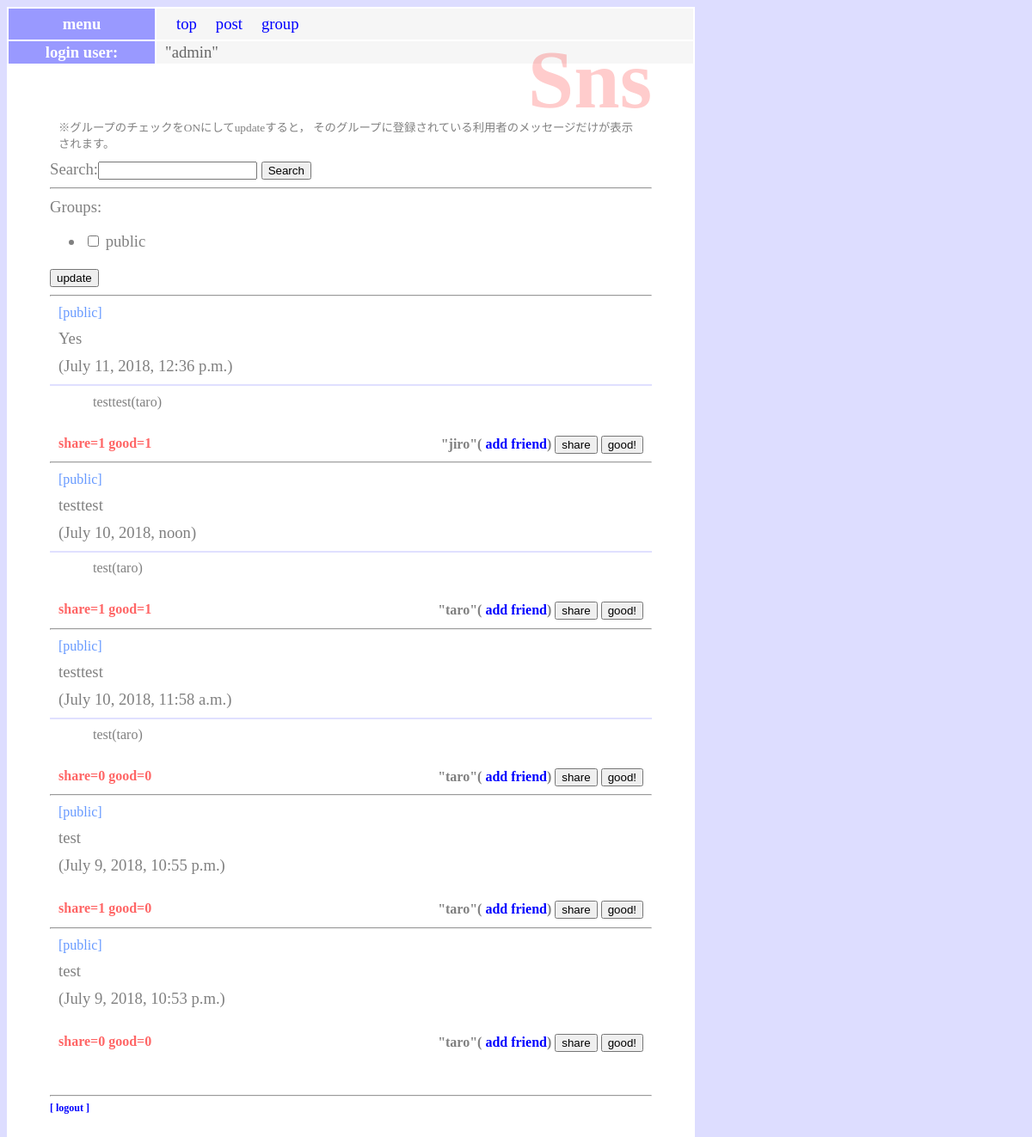
The page /sns/ (signed in) on the database its author committed.
### sns/models.py (models this page shows)
class Message(models.Model):
    owner = models.ForeignKey(User, on_delete=models.CASCADE, \
            related_name='message_owner')
    group = models.ForeignKey('Group', on_delete=models.CASCADE)
    content = models.TextField(max_length=1000)
    share_id = models.IntegerField(default=-1)
    good_count = models.IntegerField(default=0)
    share_count = models.IntegerField(default=0)
    pub_data = models.DateTimeField(auto_now_add=True)
    def __str__(self):
        return str(self.content) + '(' + str(self.owner) + ')'
    def get_share(self):
        return Message.objects.get(id=self.share_id)
    class Meta:
        ordering = ('-pub_data',)

### sns/views.py (the view)
# urls.py: path('', views.index, name='index'),
@login_required(login_url='/admin/login/')
def index(request):
    (public_user, public_group) = get_public()
    if request.method == 'POST':
        if request.POST['mode'] == '__check_form__':
            searchform = SearchForm()
            checkform = GroupCheckForm(request.user,request.POST)
            glist = []
            for item in request.POST.getlist('groups'):
                glist.append(item)
            messages = get_your_group_message(request.user, \
                    glist, None)
        if request.POST['mode'] == '__search_form__':
            searchform = SearchForm(request.POST)
            checkform = GroupCheckForm(request.user)
            gps = Group.objects.filter(owner=request.user)
            glist = [public_group]
            for item in gps:
                glist.append(item)
            messages = get_your_group_message(request.user, glist, \
                    request.POST['search'])
    else:
        searchform = SearchForm()
        checkform = GroupCheckForm(request.user)
        gps = Group.objects.filter(owner=request.user)
        glist = [public_group]
        for item in gps:
            glist.append(item)
        messages = get_your_group_message(request.user, glist, None)
    params = {
        'login_user':request.user,
        'contents':messages,
        'check_form':checkform,
        'search_form':searchform,
    }
    return render(request, 'sns/index.html', params)

### sns/forms.py
class GroupCheckForm(forms.Form):
    def __init__(self, user, *args, **kwargs):
        super(GroupCheckForm, self).__init__(*args, **kwargs)
        public = User.objects.filter(username='public').first()
        self.fields['groups'] = forms.MultipleChoiceField(
            choices=[(item.title, item.title) for item in \
                Group.objects.filter(owner__in = [user,public])],
            widget=forms.CheckboxSelectMultiple(),
        )

class SearchForm(forms.Form):
    search = forms.CharField(max_length=100)

### sns/models.py (called while the page is built)
    def __str__(self):
        return self.title

### sns/views.py (called while the page is built)
def get_your_group_message(owner, glist, find):
    (public_user,public_group) = get_public()
    groups = Group.objects.filter(Q(owner=owner) \
            |Q(owner=public_user)).filter(title__in=glist)
    me_friends = Friend.objects.filter(group__in=groups)
    me_users = []
    for f in me_friends:
        me_users.append(f.user)
    his_groups = Group.objects.filter(owner__in=me_users)
    his_friends = Friend.objects.filter(user=owner) \
            .filter(group__in=his_groups)
    me_groups = []
    for hf in his_friends:
        me_groups.append(hf.group)
    if find == None:
        messages = Message.objects.filter(Q(group__in=groups) \
            |Q(group__in=me_groups))[:100]
    else:
        messages = Message.objects.filter(Q(group__in=groups) \
            |Q(group__in=me_groups)) \
            .filter(content__contains=find)[:100]
    return messages

def get_public():
    public_user = User.objects.filter(username='public').first()
    public_group = Group.objects.filter \
            (owner=public_user).first()
    return (public_user, public_group)

### sns/templates/sns/index.html (shortened to what this page needs)
{% extends 'sns/layout.html' %}
{% block header %}
<h1>Sns</h1>
<p class="caption">※グループのチェックをONにしてupdateすると，
    そのグループに登録されている利用者のメッセージだけが表示されます。</p>
{% endblock %}
{% block content %}
<form action="{% url 'index' %}" method="post">
    {{search_form}}
    <button>Search</button>
</form>
<hr>
<form action="{% url 'index' %}" method="post">
    {{check_form}}
    <button>update</button>
</form>
{% for item in contents %}
<hr>
<p class="message_public">
    {% if item.group.title == 'public' %}
    [public]
    {% endif %}
</p>
<p class="message_content">{{item.content}}</p>
<p class="message_data">({{item.pub_data}})</p>
{% if item.share_id > 0 %}
    <hr class="share_line">
    <p class="share_item_content">{{item.get_share}}</p>
{% endif %}
<p class="message_owner">
    <span class="message_counter">share={{item.share_count}}
        good={{item.good_count}}</span>
    "{{item.owner}}"(<a href="{% url 'add' %}?name={{item.owner}}">
        add friend</a>)
    <a href="{% url 'share' item.id %}"><button>share</button></a>
    <a href="{% url 'good' item.id %}"><button>good!</button></a>
</p>
{% endfor %}
{% endblock %}

### sns/templates/sns/layout.html (shortened to what this page needs)
{% load static %}
<!doctype html>
<html lang="ja">
<head>
    <link rel="stylesheet" type="text/css"
        href="{% static 'sns/style.css' %}" />
</head>
<body>
    <div class="body_content">
    <div class="body_content_inner">
        <table class="login_table" width="100%">
            <tr><th width="150px">menu</th>
                <td>
                    <table class="login_table_inner">
                        <tr>
                            <td><a href="{% url 'index' %}">top</a></td>
                            <td><a href="{% url 'post' %}">post</a></td>
                            <td><a href="{% url 'groups' %}">group</a></td>
                        </tr>
                    </table>
                </td>
            </tr>
            <tr><th width="150px">login user:</th>
                <td>"{{login_user}}"</td>
            </tr>
        </table>
        <div class="header">{% block header %}{% endblock %}</div>
        <div class="content">{% block content %}{% endblock %}</div>
        <div class="footer">
        <hr>
        <div>
            <span style="float:left;font-weight:bold;">
                <a href="/admin/logout?next=/sns/">
                    [ logout ]</a>
            </span>
        </div>
        </div>
    </div>
    </div>
</body>
</html>

### sns/static/sns/style.css (style rules this page uses)
body { background-color: #ddf; color: gray; font-size: 14pt; }
.body_content { width: 800px; background-color: white; }
.body_content_inner { padding: 50px; }
h1 { color: red; opacity: 0.2; font-size: 72pt; margin-top: 0px; margin-bottom: 0px; text-align: right; line-height: 70px; }
p { margin: 10px; }
a { color: blue; text-decoration: none; }
table { margin: 10px; font-size: 14pt; }
table tr th { background-color: #99f; color: white; padding: 2px 10px; border-width: 2px; }
table tr td { background-color: #f6f6f6; color: #666; padding: 2px 10px; border-width: 2px; }
.footer { font-size: 9pt; margin-top: 50px; margin-bottom: 100px; }
.login_table { position: fixed; left: 0px; top: 0px; width: 800px; margin: 8px; }
.login_table_inner { padding: 1px; margin: 0px; }
.caption { font-size: 10pt; }
.message_owner { text-align: right; font-size: 12pt; font-weight: bold; margin: 30px 10px 0px 10px; }
.message_public { font-size:12pt; font-weight: normal; color: #69f; }
.message_counter { float: left; font-weight: bold; font-size: 12pt; color: #f66; }
.share_line { border: 1px solid #e0e0ff; }
.share_item_content { margin: 0px 50px; font-size: 12pt; }

### rows shown on the page
Message: shows "[public]", content "Yes", pub_data "July 11, 2018, 12:36 p.m.", get_share "testtest(taro)", share_count "1", good_count "1", owner "jiro"
Message: shows "[public]", content "testtest", pub_data "July 10, 2018, noon", get_share "test(taro)", share_count "1", good_count "1", owner "taro"
Message: shows "[public]", content "testtest", pub_data "July 10, 2018, 11:58 a.m.", get_share "test(taro)", share_count "0", good_count "0", owner "taro"
Message: shows "[public]", content "test", pub_data "July 9, 2018, 10:55 p.m.", share_count "1", good_count "0", owner "taro"
Message: shows "[public]", content "test", pub_data "July 9, 2018, 10:53 p.m.", share_count "0", good_count "0", owner "taro"

### other values the page prints
{{ login_user }} "admin"
